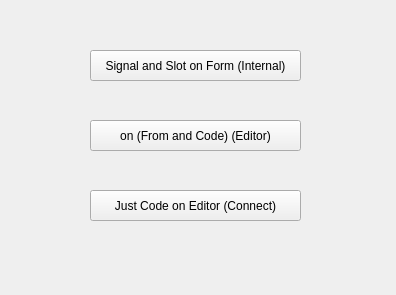
<?xml version="1.0" encoding="UTF-8"?>
<ui version="4.0">
 <class>Widget</class>
 <widget class="QWidget" name="Widget">
  <property name="geometry">
   <rect>
    <x>0</x>
    <y>0</y>
    <width>396</width>
    <height>295</height>
   </rect>
  </property>
  <property name="windowTitle">
   <string>Widget</string>
  </property>
  <widget class="QPushButton" name="btnInternal">
   <property name="geometry">
    <rect>
     <x>90</x>
     <y>50</y>
     <width>211</width>
     <height>31</height>
    </rect>
   </property>
   <property name="text">
    <string>Signal and Slot on Form (Internal)</string>
   </property>
  </widget>
  <widget class="QPushButton" name="btnEditor">
   <property name="geometry">
    <rect>
     <x>90</x>
     <y>120</y>
     <width>211</width>
     <height>31</height>
    </rect>
   </property>
   <property name="text">
    <string>on (From and Code) (Editor)</string>
   </property>
  </widget>
  <widget class="QPushButton" name="btnConnect">
   <property name="geometry">
    <rect>
     <x>90</x>
     <y>190</y>
     <width>211</width>
     <height>31</height>
    </rect>
   </property>
   <property name="text">
    <string>Just Code on Editor (Connect)</string>
   </property>
  </widget>
 </widget>
 <resources/>
 <connections>
  <connection>
   <sender>btnInternal</sender>
   <signal>clicked()</signal>
   <receiver>Widget</receiver>
   <slot>hide()</slot>
   <hints>
    <hint type="sourcelabel">
     <x>141</x>
     <y>72</y>
    </hint>
    <hint type="destinationlabel">
     <x>252</x>
     <y>52</y>
    </hint>
   </hints>
  </connection>
 </connections>
</ui>
